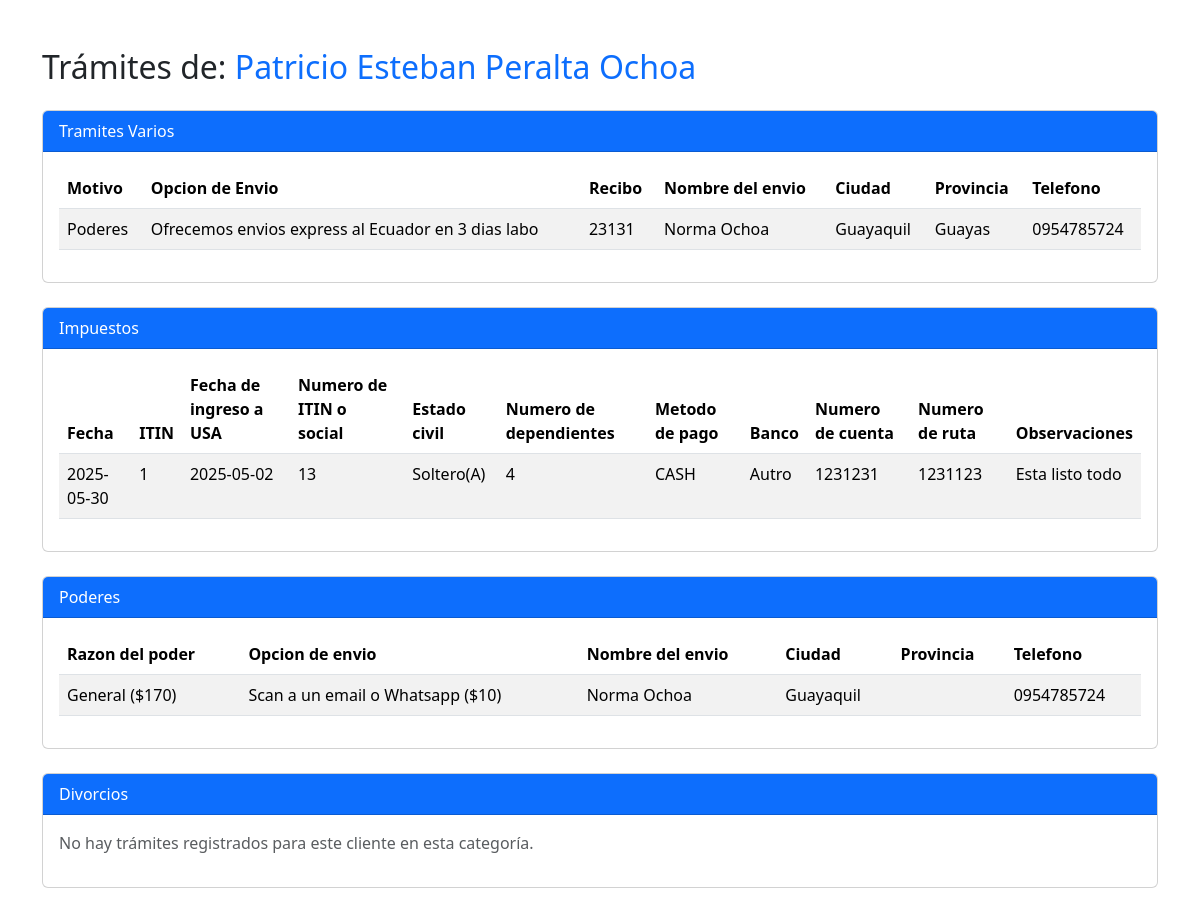
Screenshot of /public_html/ver_tramites.php?id_cliente=10 with the database file from the repository.
### tables this page shows
CREATE TABLE `cliente` (
  `id_cliente` int(11) NOT NULL,
  `c_identificacion` varchar(50) NOT NULL,
  `c_nombre` varchar(50) NOT NULL,
  `c_apellido` varchar(50) NOT NULL,
  `c_telefono` varchar(50) NOT NULL,
  `c_edad` int(3) NOT NULL,
  `c_direccion` varchar(50) NOT NULL,
  `c_pais` varchar(50) NOT NULL,
  `c_estado` varchar(50) NOT NULL,
  `c_ciudad` varchar(50) NOT NULL,
  `c_codpostal` varchar(50) NOT NULL,
  `c_email` varchar(50) NOT NULL,
  `c_napartamento` varchar(50) NOT NULL,
  `c_abonado` double DEFAULT NULL,
  `c_deuda` double DEFAULT NULL,
  `c_saldo` double DEFAULT NULL
);

CREATE TABLE `tramites_varios` (
  `id_tramite_varios` int(11) NOT NULL,
  `id_cliente` int(11) NOT NULL,
  `tv_motivo` varchar(50) NOT NULL,
  `tv_oenvio` varchar(50) NOT NULL,
  `tv_nrecibo` int(50) NOT NULL,
  `tv_nom_envio` varchar(50) NOT NULL,
  `tv_ciudad` varchar(50) NOT NULL,
  `tv_provincia` varchar(50) NOT NULL,
  `tv_telefono` varchar(50) NOT NULL,
  `id_usuario` int(11) NOT NULL,
  `tv_tip_documento` varchar(50) NOT NULL,
  `tv_traducciones` tinyint(1) NOT NULL,
  `tv_notarizacion` tinyint(1) NOT NULL,
  `tv_certificacion` tinyint(1) NOT NULL,
  `tv_apostilla` tinyint(1) NOT NULL,
  `tv_valor_tramite` double NOT NULL
);

CREATE TABLE `tramite_impuestos` (
  `id_tram_impuestos` int(11) NOT NULL,
  `id_cliente` int(11) NOT NULL,
  `ti_fecha` date NOT NULL,
  `ti_itin` tinyint(1) NOT NULL,
  `ti_fechain` date NOT NULL,
  `ti_nitin` varchar(50) NOT NULL,
  `ti_ecivil` varchar(50) NOT NULL,
  `ti_dependientes` varchar(50) NOT NULL,
  `ti_mpago` varchar(50) NOT NULL,
  `ti_banco` varchar(50) NOT NULL,
  `ti_ncuenta` varchar(50) NOT NULL,
  `ti_nruta` varchar(50) NOT NULL,
  `ti_observacion` varchar(50) NOT NULL,
  `id_usuario` int(11) NOT NULL,
  `ti_profesion` varchar(100) NOT NULL
);

CREATE TABLE `tramite_poderes` (
  `id_tram_poderes` int(11) NOT NULL,
  `id_cliente` int(11) NOT NULL,
  `tp_oficina` varchar(150) NOT NULL,
  `tp_fecha` date NOT NULL,
  `tp_estado_civil` varchar(100) NOT NULL,
  `tp_nombres_otorga_poder` varchar(150) NOT NULL,
  `tp_cedulla_otorga_poder` varchar(150) NOT NULL,
  `tp_razon_otorga_poder` varchar(150) NOT NULL,
  `tp_opcion_envio_poder` varchar(150) NOT NULL,
  `tp_enviar_nombrede` varchar(150) NOT NULL,
  `tp_ciudad_enviar` varchar(150) NOT NULL,
  `tp_provincia` varchar(11) NOT NULL,
  `tp_telefonos_enviar` varchar(150) NOT NULL,
  `id_usuario` int(11) NOT NULL
);

### public_html/ver_tramites.php (the view, shortened to what this page needs)
<!DOCTYPE html>
<html lang="es">
<head>
    <link href="https://cdn.jsdelivr.net/npm/bootstrap@5.3.3/dist/css/bootstrap.min.css" rel="stylesheet">
</head>
<body>
<div class="container mt-5">
    <?php
    include("conexionbd.php");
    if (isset($_GET['id_cliente'])) {
        $id_cliente = intval($_GET['id_cliente']);
        $nombre_cliente = "Cliente no encontrado";
        $stmt_nombre = $conexion->prepare("SELECT c_nombre, c_apellido FROM cliente WHERE id_cliente = ?");
        $stmt_nombre->bind_param("i", $id_cliente);
        $stmt_nombre->execute();
        $result_nombre = $stmt_nombre->get_result();
        if ($fila_nombre = $result_nombre->fetch_assoc()) {
            $nombre_cliente = $fila_nombre['c_nombre'] . " " . $fila_nombre['c_apellido'];
        }
        echo "<h2 class='mb-4'>Trámites de: <span class='text-primary'>" . htmlspecialchars($nombre_cliente) . "</span></h2>";
        foreach ($tablas_tramites as $tabla => $config) {
            echo "<div class='card mb-4'>";
            echo "<div class='card-header bg-primary text-white'>" . $config["titulo"] . "</div>";
            echo "<div class='card-body'>";
            $stmt = $conexion->prepare("SELECT * FROM $tabla WHERE id_cliente = ?");
            $stmt->bind_param("i", $id_cliente);
            $stmt->execute();
            $result = $stmt->get_result();
            if ($result->num_rows > 0) {
                echo "<div class='table-responsive'>";
                echo "<table class='table table-striped'>";
                echo "<thead><tr>";
                echo "<thead><tr>";
                foreach ($config["mostrar_columnas"] as $nombre_col_db => $nombre_amigable) {
                    echo "<th>" . htmlspecialchars($nombre_amigable) . "</th>";
                }
                echo "</tr></thead>";
                echo "<tbody>";
                while ($row = $result->fetch_assoc()) {
                    echo "<tr>";
                    foreach ($config["mostrar_columnas"] as $nombre_col_db => $nombre_amigable) {
                        echo "<td>" . htmlspecialchars($row[$nombre_col_db]) . "</td>";
                    }
                    echo "</tr>";
                }
                echo "</tbody>";
                echo "</table>";
                echo "</div>";
            } else {
                echo "<p class='text-muted'>No hay trámites registrados para este cliente en esta categoría.</p>";
            }
            echo "</div>";
            echo "</div>";
        }
    } else {
        echo "<div class='alert alert-danger'>Cliente no especificado.</div>";
    }
    ?>
</div>
</body>
</html>

### rows the page displays
cliente: nombre_cliente "Patricio Esteban Peralta Ochoa"
tramites_varios: tv_motivo "Poderes", tv_oenvio "Ofrecemos envios express al Ecuador en 3 dias labo", tv_nrecibo "23131", tv_nom_envio "Norma Ochoa", tv_ciudad "Guayaquil", tv_provincia "Guayas", tv_telefono "0954785724"
tramite_impuestos: ti_fecha "2025-05-30", ti_itin "1", ti_fechain "2025-05-02", ti_nitin "13", ti_ecivil "Soltero(A)", ti_dependientes "4", ti_mpago "CASH", ti_banco "Autro", ti_ncuenta "1231231", ti_nruta "1231123", ti_observacion "Esta listo todo"
tramite_poderes: tp_razon_otorga_poder "General ($170)", tp_opcion_envio_poder "Scan a un email o Whatsapp ($10)", tp_enviar_nombrede "Norma Ochoa", tp_ciudad_enviar "Guayaquil", tp_telefonos_enviar "0954785724"

### other values shown
$config["titulo"] "Tramites Varios"
$nombre_amigable "Motivo"
$nombre_amigable "Opcion de Envio"
$nombre_amigable "Recibo"
$nombre_amigable "Nombre del envio"
$nombre_amigable "Ciudad"
$nombre_amigable "Provincia"
$nombre_amigable "Telefono"
$config["titulo"] "Impuestos"
$nombre_amigable "Fecha"
$nombre_amigable "ITIN"
$nombre_amigable "Fecha de ingreso a USA"
$nombre_amigable "Numero de ITIN o social"
$nombre_amigable "Estado civil"
$nombre_amigable "Numero de dependientes"
